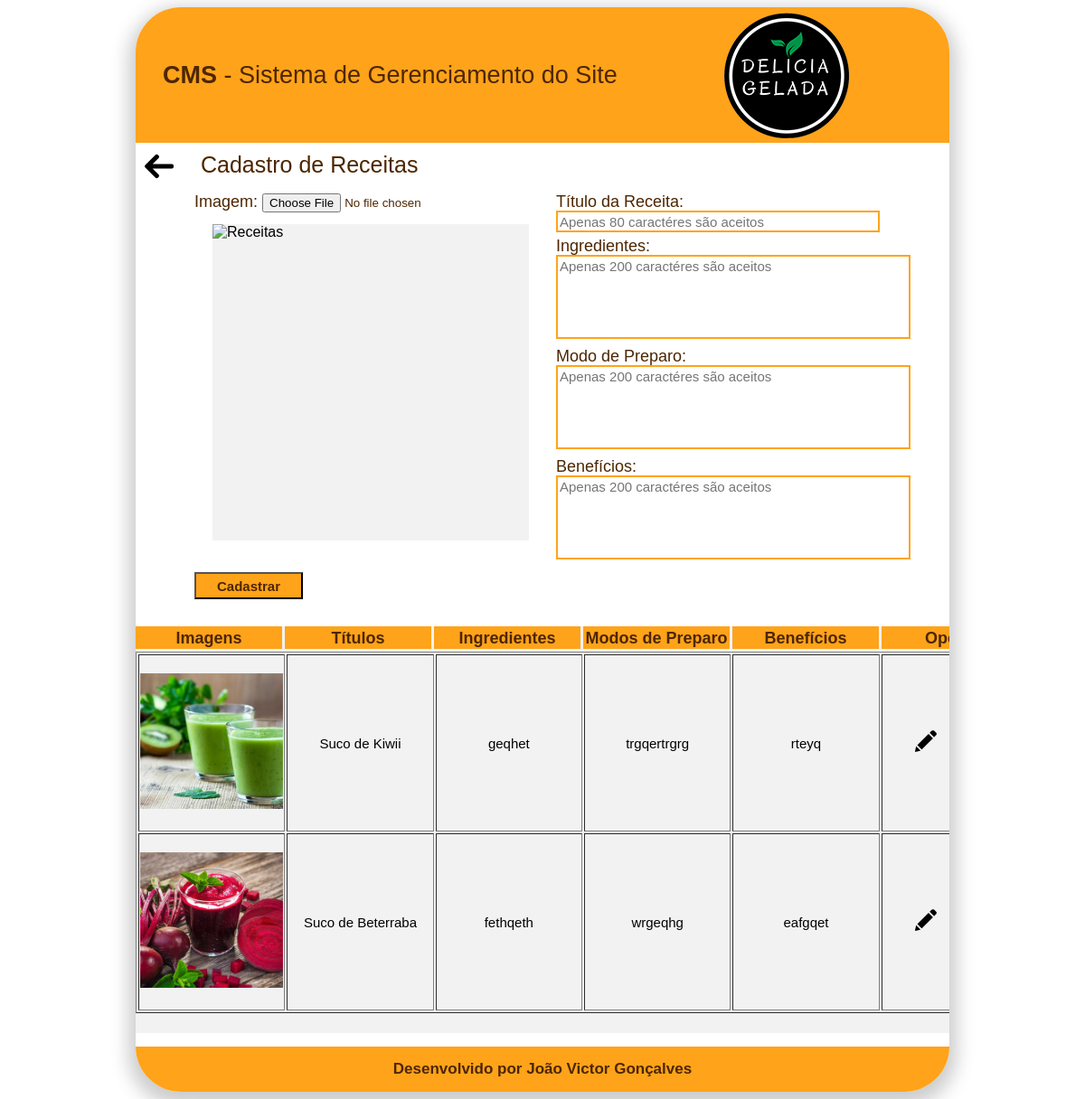
The page /CMS/cadastroModaVerao.php on the database its author committed.
### tables this page shows
CREATE TABLE `tbl_moda_verao` (
  `idModaVerao` int(11) NOT NULL AUTO_INCREMENT,
  `imagem` varchar(255) NOT NULL,
  `titulo` varchar(255) NOT NULL,
  `ingrediente` varchar(255) NOT NULL,
  `modoPreparo` text NOT NULL,
  `beneficio` text NOT NULL,
  PRIMARY KEY (`idModaVerao`)
);

### CMS/cadastroModaVerao.php (the view, shortened to what this page needs)
<?php
    $titulo = null;
    $ingrediente = null;
    $modoPreparo = null;
    $beneficio = null;
    $botao = "Cadastrar";
?>
<!DOCTYPE html>
<html>
    <head>
        <link rel="stylesheet" type="text/css" href="css/styleCadModaVerao.css">
    </head>
    <body>
        <div id="principal">
            <div id="cabecalho">
                <div id="titulo">
                    <p id="titulo_cms"><b>CMS</b> - Sistema de Gerenciamento do Site</p>
                </div>
                <div id=logo>
                    <img src="imagens/logo.png" alt="Logo">
                </div>
            </div>
            <div id="config">
                <div id="seta">
                    <a href="admConteudo.php">
                        <img src="imagens/setaEsquerda.png" alt="Voltar">
                    </a>
                </div>
                <p id="desc_cad">Cadastro de Receitas</p>
            </div>
            <form name="frmModaVerao" method="post" action="cadastroModaVerao.php" enctype="multipart/form-data">
                <div id="crud">
                    <div id="left">
                        <div id="label_imagem">
                            <p class="opcoes_imagem">Imagem: <input type="file" name="fleFoto"></p>
                        </div>
                        <div id="echo_imagem">
                            <img src="<?php echo($rsConsulta['imagem'])?>" alt="Receitas" width="100%" height="100%">
                        </div>
                    </div>
                    <div id="right">
                        <div class="labels">
                            <p class="opcoes_imagem">Título da Receita:</p>
                        </div>
                        <input class="inputs" id="input" type="text" name="txtTitulo" value="<?php echo($titulo)?>" maxlength="80" placeholder="Apenas 80 caractéres são aceitos" required>
                        <div class="labels">
                            <p class="opcoes_imagem">Ingredientes:</p>
                        </div>
                        <textarea name="txtIngrediente" cols="41" rows="5" maxlength="200" required placeholder="Apenas 200 caractéres são aceitos" <?php echo($ingrediente)?>></textarea>
                        <div class="labels">
                            <p class="opcoes_imagem">Modo de Preparo:</p>
                        </div>
                        <textarea name="txtModoPreparo" cols="41" rows="5" maxlength="200" required placeholder="Apenas 200 caractéres são aceitos" <?php echo($modoPreparo)?>></textarea>
                        <div class="labels">
                            <p class="opcoes_imagem">Benefícios:</p>
                        </div>
                        <textarea name="txtBeneficio" cols="41" rows="5" maxlength="200" required placeholder="Apenas 200 caractéres são aceitos" <?php echo($beneficio)?>></textarea>
                    </div>
                    <input id="cadastrar" type="submit" name="btnCadastrar" value="<?php echo($botao)?>">
                </div>
                <div id="consulta">
                    <div id="linha_titulo">
                        <div class="lab">
                            <p class="desc_til">Imagens</p>
                        </div>
                        <div class="lab">
                            <p class="desc_til">Títulos</p>
                        </div>
                        <div class="lab">
                            <p class="desc_til">Ingredientes</p>
                        </div>
                        <div class="lab">
                            <p class="desc_til">Modos de Preparo</p>
                        </div>
                        <div class="lab">
                            <p class="desc_til">Benefícios</p>
                        </div>
                        <div class="lab">
                            <p class="desc_til">Opções</p>
                        </div>
                    </div>
                    <table border="1" width="990" height="400">
                        <?php
                            $sql="select * from tbl_moda_verao order by idModaVerao desc";
                            $select=mysql_query($sql);
                            while($rsConsulta=mysql_fetch_array($select)){
                        ?>
                        <tr>
                            <td class="largura">
                                 <img src="<?php echo($rsConsulta['imagem'])?>" alt="Receitas" width="100%" height="100%">
                            </td>
                            <td class="largura">
                                <p class="desc_echo"><?php echo($rsConsulta['titulo'])?></p>
                            </td>
                            <td class="largura">
                                <p class="desc_echo"><?php echo($rsConsulta['ingrediente'])?></p>
                            </td>
                            <td class="largura">
                                <p class="desc_echo"><?php echo($rsConsulta['modoPreparo'])?></p>
                            </td>
                            <td class="largura">
                                <p class="desc_echo"><?php echo($rsConsulta['beneficio'])?></p>
                            </td>
                            <td class="largura">
                                <a href="cadastroModaVerao.php?modo=consulta_editar&idModaVerao=<?php echo($rsConsulta['idModaVerao'])?>" class="botoes">
                                    <img src="imagens/edit.png" alt="Editar cadastro" title="Editar cadastro">
                                </a>
                            </td>
                        </tr>
                         <?php
                            }
                        ?>
                    </table>
                </div>
            </form>
            <div id="rodape">
                <div id="center">
                    <p id="desc_rodape">Desenvolvido por João Victor Gonçalves</p>
                </div>
            </div>
        </div>
    </body>
</html>

### CMS/css/styleCadModaVerao.css (style rules this page uses)
#principal { width: 900px; height: 1200px; margin-left: auto; margin-right: auto; border-radius: 50px; box-shadow: 0 8px 20px 8px #cccccc; }
#cabecalho { width: 900px; height: 150px; background-color: #ffa31a; border-top-left-radius: 50px; border-top-right-radius: 50px; }
#titulo { width: 550px; height: 150px; border-top-left-radius: 50px; float: left; }
#titulo_cms { font-family: sans-serif; font-size: 27px; color: #4d2600; float: left; margin-top: 60px; margin-left: 30px; }
#logo { width: 140px; height: 140px; float: left; margin-left: 100px; margin-top: 5px; }
#config { width: 900px; height: 50px; }
#seta { width: 32px; height: 32px; margin: 0; float: left; margin-left: 10px; margin-top: 10px; margin-right: 30px; }
#desc_cad { margin: 0; font-family: sans-serif; font-size: 25px; color: #4d2600; text-align: center; padding-top: 10px; float: left; }
#crud { width: 770px; height: 450px; margin-left: auto; margin-right: auto; margin-top: 5px; }
#left { width: 370px; height: 420px; float: left; margin-right: 30px; }
#label_imagem { width: 370px; height: 25px; }
.opcoes_imagem { margin: 0; font-family: sans-serif; font-size: 18px; color: #4d2600; }
#echo_imagem { width: 350px; height: 350px; background-color: #f2f2f2; margin-top: 10px; float: right; font-family: sans-serif; }
#right { width: 370px; height: 420px; float: left; }
.labels { width: 150px; height: 20px; }
#input { width: 350px; height: 18px; font-family: sans-serif; font-size: 15px; margin-bottom: 5px; }
.inputs { height: 19px; border: solid 2px #ffa31a; font-family: sans-serif; }
textarea { resize: none; border: solid 2px #ffa31a; font-family: sans-serif; margin-bottom: 5px; font-size: 15px; }
#cadastrar { width: 120px; height: 30px; font-size: 15px; background-color: #ffa31a; text-decoration: none; font-weight: bold; color: #4d2600; float: left; margin-right: 20px; }
#consulta { width: 900px; height: 450px; margin-left: auto; margin-right: auto; margin-top: 5px; background-color: #f2f2f2; overflow-y: scroll; margin-top: 30px; }
#linha_titulo { width: 990px; height: 25px; margin-bottom: 3px; }
.lab { width: 162px; height: 25px; background-color: #ffa31a; float: left; margin-right: 3px; text-align: center; }
.desc_til { margin: 0px; font-family: sans-serif; font-size: 18px; color: #4d2600; font-weight: bold; padding-top: 3px; }
.desc_echo { margin: 0px; font-family: sans-serif; font-size: 15px; text-align: center; }
.largura { width: 155px; height: 150px; }
.botoes { margin-left: 35px; text-decoration: none; }
#rodape { width: 900px; height: 50px; background-color: #ffa31a; border-bottom-left-radius: 50px; border-bottom-right-radius: 50px; margin-top: 15px; }
#center { width: 350px; height: 20px; margin-left: auto; margin-right: auto; padding-top: 15px; }
#desc_rodape { margin: 0; font-family: sans-serif; font-size: 17px; color: #4d2600; text-align: center; font-weight: bold; }

### rows shown on the page
tbl_moda_verao: imagem (picture), titulo "Suco de Kiwii", ingrediente "geqhet", modoPreparo "trgqertrgrg", beneficio "rteyq"
tbl_moda_verao: imagem (picture), titulo "Suco de Beterraba", ingrediente "fethqeth", modoPreparo "wrgeqhg", beneficio "eafgqet"
